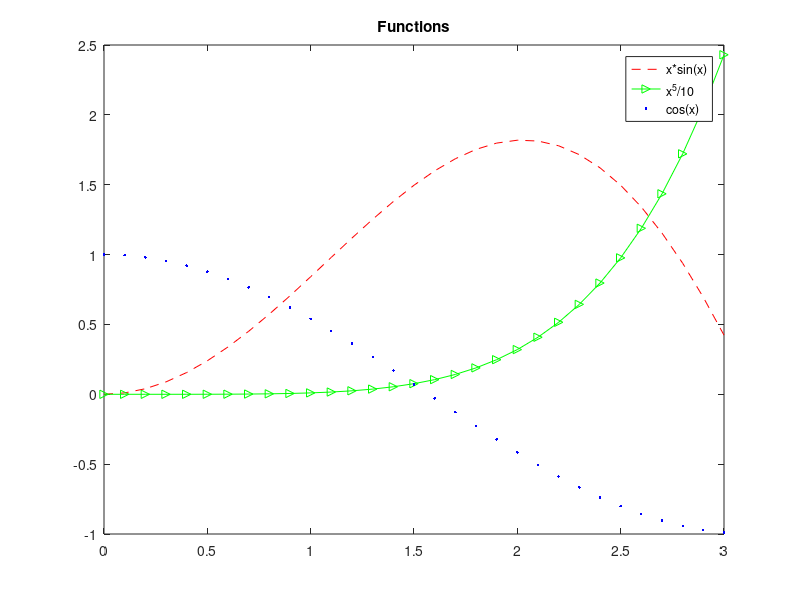

Write the MATLAB code that produced this figure.
x=0:0.1:3
plot(x, x.*sin(x), 'r--', x, x.^5/100, 'g->', x, cos(x), 'b.');
title("Functions");
legend("x*sin(x)", "x^5/10", "cos(x)");

